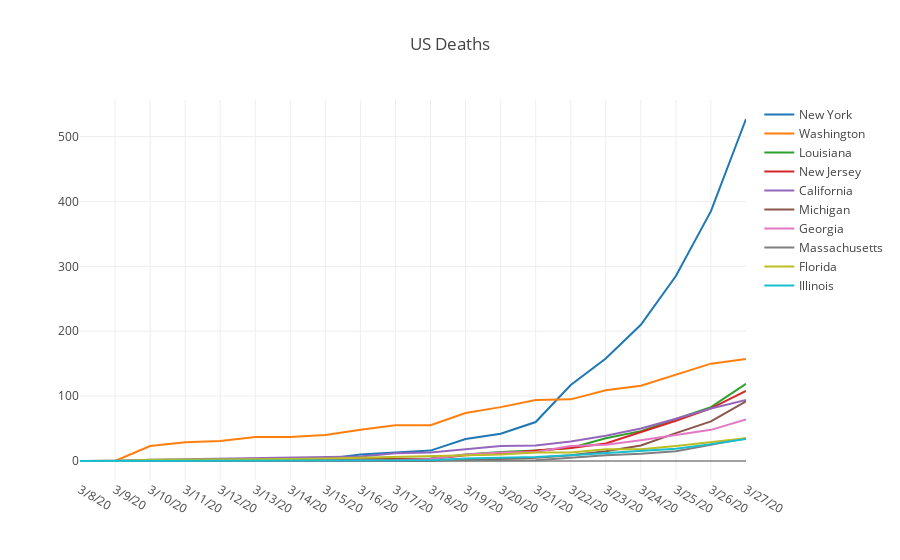

This figure's notebook cell:
### Code cell
dfUSDeathsTop = dfDeathsUSStates.head(10)

data = [{
    'x': row[1].index[50:],
    'y': row[1].values[50:],
    'name': row[1].values[0]
}  for row in dfUSDeathsTop.iterrows()]

layout = dict(title = 'US Deaths')
py.iplot(dict(data=data, layout=layout))
dfUSDeathsTop = dfUSDeathsTop[np.append(dfUSDeathsTop.columns[0], dfUSDeathsTop.columns[-15:])]
dfUSDeathsTop['percent_total'] = dfDeathsUSStates[dfDeathsUSStates.columns[-1]]/sum(dfDeathsUSStates[dfDeathsUSStates.columns[-1]])
dfUSDeathsTop.style.format({'percent_total': PercentFormatter})

### Figure 1 — Plotly figure (JSON) as saved in the notebook; plotly's stock layout.template omitted (floating-point values rounded to 4 significant figures)
{"data": [{"name": "New York", "x": ["3/8/20", "3/9/20", "3/10/20", "3/11/20", "3/12/20", "3/13/20", "3/14/20", "3/15/20", "3/16/20", "3/17/20", "3/18/20", "3/19/20", "3/20/20", "3/21/20", "3/22/20", "3/23/20", "3/24/20", "3/25/20", "3/26/20", "3/27/20"], "y": [0, 0, 0, 0, 0, 0, 2, 3, 10, 13, 16, 34, 42, 60, 117, 158, 210, 285, 385, 527]}, {"name": "Washington", "x": ["3/8/20", "3/9/20", "3/10/20", "3/11/20", "3/12/20", "3/13/20", "3/14/20", "3/15/20", "3/16/20", "3/17/20", "3/18/20", "3/19/20", "3/20/20", "3/21/20", "3/22/20", "3/23/20", "3/24/20", "3/25/20", "3/26/20", "3/27/20"], "y": [0, 0, 23, 29, 31, 37, 37, 40, 48, 55, 55, 74, 83, 94, 95, 109, 116, 133, 150, 157]}, {"name": "Louisiana", "x": ["3/8/20", "3/9/20", "3/10/20", "3/11/20", "3/12/20", "3/13/20", "3/14/20", "3/15/20", "3/16/20", "3/17/20", "3/18/20", "3/19/20", "3/20/20", "3/21/20", "3/22/20", "3/23/20", "3/24/20", "3/25/20", "3/26/20", "3/27/20"], "y": [0, 0, 0, 0, 0, 0, 1, 2, 3, 4, 4, 10, 14, 16, 20, 35, 46, 65, 83, 119]}, {"name": "New Jersey", "x": ["3/8/20", "3/9/20", "3/10/20", "3/11/20", "3/12/20", "3/13/20", "3/14/20", "3/15/20", "3/16/20", "3/17/20", "3/18/20", "3/19/20", "3/20/20", "3/21/20", "3/22/20", "3/23/20", "3/24/20", "3/25/20", "3/26/20", "3/27/20"], "y": [0, 0, 1, 1, 1, 1, 1, 2, 2, 3, 3, 9, 11, 16, 20, 27, 44, 62, 81, 108]}, {"name": "California", "x": ["3/8/20", "3/9/20", "3/10/20", "3/11/20", "3/12/20", "3/13/20", "3/14/20", "3/15/20", "3/16/20", "3/17/20", "3/18/20", "3/19/20", "3/20/20", "3/21/20", "3/22/20", "3/23/20", "3/24/20", "3/25/20", "3/26/20", "3/27/20"], "y": [0, 0, 2, 3, 4, 4, 5, 6, 7, 12, 13, 18, 23, 24, 30, 39, 50, 65, 81, 94]}, {"name": "Michigan", "x": ["3/8/20", "3/9/20", "3/10/20", "3/11/20", "3/12/20", "3/13/20", "3/14/20", "3/15/20", "3/16/20", "3/17/20", "3/18/20", "3/19/20", "3/20/20", "3/21/20", "3/22/20", "3/23/20", "3/24/20", "3/25/20", "3/26/20", "3/27/20"], "y": [0, 0, 0, 0, 0, 0, 0, 0, 0, 0, 0, 3, 3, 5, 9, 15, 24, 43, 61, 92]}, {"name": "Georgia", "x": ["3/8/20", "3/9/20", "3/10/20", "3/11/20", "3/12/20", "3/13/20", "3/14/20", "3/15/20", "3/16/20", "3/17/20", "3/18/20", "3/19/20", "3/20/20", "3/21/20", "3/22/20", "3/23/20", "3/24/20", "3/25/20", "3/26/20", "3/27/20"], "y": [0, 0, 0, 0, 1, 1, 1, 1, 1, 1, 3, 10, 13, 14, 23, 25, 32, 40, 48, 64]}, {"name": "Massachusetts", "x": ["3/8/20", "3/9/20", "3/10/20", "3/11/20", "3/12/20", "3/13/20", "3/14/20", "3/15/20", "3/16/20", "3/17/20", "3/18/20", "3/19/20", "3/20/20", "3/21/20", "3/22/20", "3/23/20", "3/24/20", "3/25/20", "3/26/20", "3/27/20"], "y": [0, 0, 0, 0, 0, 0, 0, 0, 0, 0, 0, 0, 1, 1, 5, 9, 11, 15, 25, 35]}, {"name": "Florida", "x": ["3/8/20", "3/9/20", "3/10/20", "3/11/20", "3/12/20", "3/13/20", "3/14/20", "3/15/20", "3/16/20", "3/17/20", "3/18/20", "3/19/20", "3/20/20", "3/21/20", "3/22/20", "3/23/20", "3/24/20", "3/25/20", "3/26/20", "3/27/20"], "y": [0, 0, 2, 2, 2, 2, 3, 4, 5, 6, 7, 9, 10, 13, 13, 18, 18, 23, 29, 35]}, {"name": "Illinois", "x": ["3/8/20", "3/9/20", "3/10/20", "3/11/20", "3/12/20", "3/13/20", "3/14/20", "3/15/20", "3/16/20", "3/17/20", "3/18/20", "3/19/20", "3/20/20", "3/21/20", "3/22/20", "3/23/20", "3/24/20", "3/25/20", "3/26/20", "3/27/20"], "y": [0, 0, 0, 0, 0, 0, 0, 0, 0, 1, 1, 4, 5, 6, 9, 12, 16, 19, 26, 34]}], "layout": {"title": "US Deaths"}}
